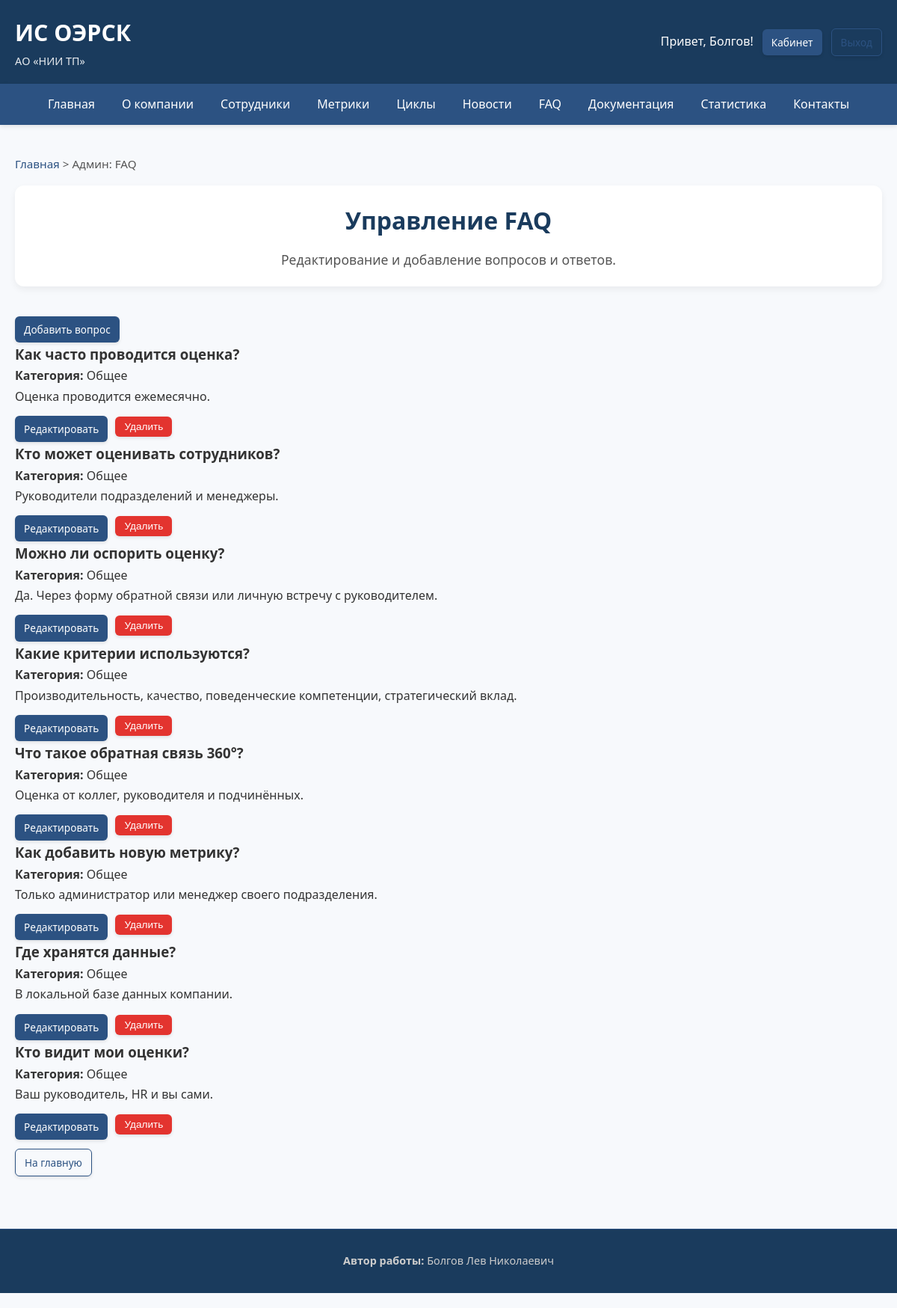
/admin/faq (signed in), run on the app's committed database.
### app/models.py (models this page shows)
class Employee(db.Model, UserMixin):
    __tablename__ = 'employees'
    id = db.Column(db.Integer, primary_key=True)
    full_name = db.Column(db.String(150), nullable=False)
    email = db.Column(db.String(120), unique=True, nullable=False)
    password_hash = db.Column(db.String(255), nullable=False)
    role_id = db.Column(db.Integer, db.ForeignKey('roles.id'), nullable=False)
    department_id = db.Column(db.Integer, db.ForeignKey('departments.id'), nullable=False)
    position_id = db.Column(db.Integer, db.ForeignKey('positions.id'), nullable=False)
    ip_address = db.Column(db.String(45))
    hire_date = db.Column(db.DateTime, default=datetime.utcnow)
    is_active = db.Column(db.Boolean, default=True)
    photo = db.Column(db.String(255), nullable=True)
    role = db.relationship('Role')
    department = db.relationship('Department')
    position = db.relationship('Position')
    metrics_received = db.relationship('EmployeeMetric', foreign_keys='EmployeeMetric.employee_id', backref='employee')
    received_feedback = db.relationship('Feedback', foreign_keys='Feedback.employee_id', backref='employee')
    sender_feedbacks = db.relationship('Feedback', foreign_keys='Feedback.sender_id', backref='sender')
    faqs_created = db.relationship('FAQ', backref='author')
    news_created = db.relationship('News', backref='author')

class FAQ(db.Model):
    __tablename__ = 'faqs'
    id = db.Column(db.Integer, primary_key=True)
    question = db.Column(db.Text, nullable=False)
    answer = db.Column(db.Text, nullable=False)
    category = db.Column(db.String(50), default='Общее')
    is_published = db.Column(db.Boolean, default=True)
    created_at = db.Column(db.DateTime, default=datetime.utcnow)
    updated_at = db.Column(db.DateTime, default=datetime.utcnow, onupdate=datetime.utcnow)
    author_id = db.Column(db.Integer, db.ForeignKey('employees.id'))

### app/views.py (the view)
    def decorated_function(*args, **kwargs):
        if not current_user.is_authenticated:
            abort(403)
        if current_user.role.name not in ['admin', 'manager']:
            abort(403)
        return f(*args, **kwargs)

### app/views.py (called while the page is built)
def render_with_breadcrumbs(template, breadcrumbs, **context):
    return render_template(template, breadcrumbs=breadcrumbs, **context)

def admin_or_manager_required(f):
    def decorated_function(*args, **kwargs):
        if not current_user.is_authenticated:
            abort(403)
        if current_user.role.name not in ['admin', 'manager']:
            abort(403)
        return f(*args, **kwargs)
    decorated_function.__name__ = f.__name__
    return decorated_function

@views.route('/admin/faq')
@login_required
@admin_or_manager_required
def admin_faq():
    faqs = FAQ.query.order_by(FAQ.category, FAQ.id).all()
    breadcrumbs = [("Главная", url_for('views.index')), ("Админ: FAQ", url_for('views.admin_faq'))]
    return render_with_breadcrumbs('admin_faq.html', breadcrumbs, faqs=faqs)

### app/templates/admin_faq.html (shortened to what this page needs)
{% extends "base.html" %}
{% block content %}
<div class="page-header">
    <h1>Управление FAQ</h1>
    <p class="lead">Редактирование и добавление вопросов и ответов.</p>
</div>
<div class="action-buttons">
    <a href="{{ url_for('views.add_faq') }}" class="btn">Добавить вопрос</a>
</div>
{% for faq in faqs %}
<div class="admin-item">
    <h3>{{ faq.question }}</h3>
    <p><strong>Категория:</strong> {{ faq.category }}</p>
    <p>{{ faq.answer[:100] }}{% if faq.answer|length > 100 %}...{% endif %}</p>
    <div class="action-buttons">
        <a href="{{ url_for('views.edit_faq', faq_id=faq.id) }}" class="btn btn-small">Редактировать</a>
        <form action="{{ url_for('views.delete_faq', faq_id=faq.id) }}" method="POST" style="display: inline;">
            <button type="submit" class="btn btn-small btn-danger confirm-delete">Удалить</button>
        </form>
    </div>
</div>
{% endfor %}
<div class="action-buttons">
    <a href="{{ url_for('views.index') }}" class="btn btn-outline">На главную</a>
</div>
{% endblock %}

### app/templates/base.html (shortened to what this page needs)
<!DOCTYPE html>
<html lang="ru">
<head>
    <link rel="stylesheet" href="{{ url_for('static', filename='styles.css') }}">
    <link href="https://cdnjs.cloudflare.com/ajax/libs/font-awesome/6.0.0/css/all.min.css" rel="stylesheet">
</head>
<body>
    <header class="header" role="banner">
        <div class="logo">
            <h1><a href="{{ url_for('views.index') }}">ИС ОЭРСК</a></h1>
            <p>АО «НИИ ТП»</p>
        </div>
        <div class="auth-bar">
            {% if current_user.is_authenticated %}
                <span>Привет, {{ current_user.full_name.split()[0] }}!</span>
                <a href="{{ url_for('views.dashboard') }}" class="btn btn-small">Кабинет</a>
                <a href="{{ url_for('auth.logout') }}" class="btn btn-small btn-outline">Выход</a>
            {% else %}
                <a href="{{ url_for('auth.login') }}" class="btn btn-small">Вход</a>
            {% endif %}
        </div>
    </header>
    <nav class="main-menu" role="navigation">
        <ul>
            <li><a href="{{ url_for('views.index') }}">Главная</a></li>
            <li><a href="{{ url_for('views.about') }}">О компании</a></li>
            <li><a href="{{ url_for('views.employees') }}">Сотрудники</a></li>
            <li><a href="{{ url_for('views.metrics') }}">Метрики</a></li>
            <li><a href="{{ url_for('views.cycles') }}">Циклы</a></li>
            <li><a href="{{ url_for('views.news_list') }}">Новости</a></li>
            <li><a href="{{ url_for('views.faq') }}">FAQ</a></li>
            <li><a href="{{ url_for('views.documentation') }}">Документация</a></li>
            <li><a href="{{ url_for('views.stats') }}">Статистика</a></li>
            <li><a href="{{ url_for('views.contact') }}">Контакты</a></li>
        </ul>
    </nav>
    <div class="container">
        {% if breadcrumbs %}
        <div class="breadcrumbs" aria-label="Хлебные крошки">
            {% for crumb in breadcrumbs %}
                {% if not loop.last %}
                    <a href="{{ crumb[1] }}">{{ crumb[0] }}</a> >
                {% else %}
                    <span>{{ crumb[0] }}</span>
                {% endif %}
            {% endfor %}
        </div>
        {% endif %}
        <main>
            {% block content %}{% endblock %}
        </main>
    </div>
    <footer class="footer" role="contentinfo">
        <div class="footer-content">
            <div>
                <strong>Автор работы:</strong> Болгов Лев Николаевич
            </div>
        </div>
    </footer>
</body>
</html>

### app/static/styles.css (style rules this page uses)
* { margin: 0; padding: 0; box-sizing: border-box; }
body { font-family: 'Segoe UI', Tahoma, Geneva, Verdana, sans-serif; line-height: 1.7; color: #333; background-color: #f7f9fc; padding-bottom: 20px; }
.container { max-width: 1200px; margin: 0 auto; padding: 20px; }
.header { background: #1a3b5d; color: white; padding: 18px 20px; display: flex; justify-content: space-between; align-items: center; flex-wrap: wrap; box-shadow: 0 2px 8px rgba(0, 0, 0, 0.1); }
.header .logo h1 { margin: 0; font-size: 1.9em; font-weight: 600; }
.header .logo p { margin: 0; font-size: 0.9em; opacity: 0.9; }
.header .logo a { color: white; text-decoration: none; }
.auth-bar { display: flex; gap: 12px; align-items: center; }
.main-menu { background: #2c5282; color: white; box-shadow: 0 2px 6px rgba(0, 0, 0, 0.1); }
.main-menu ul { list-style: none; display: flex; flex-wrap: wrap; justify-content: center; margin: 0; }
.main-menu ul li a { display: block; padding: 14px 18px; color: white; text-decoration: none; transition: background 0.3s ease, transform 0.1s; font-weight: 500; }
.breadcrumbs { margin: 20px 0 15px; font-size: 0.95em; color: #555; }
.breadcrumbs a { color: #2c5282; text-decoration: none; }
.btn { display: inline-block; padding: 10px 18px; background: #2c5282; color: white; border: none; border-radius: 6px; text-decoration: none; font-size: 0.95em; font-weight: 500; cursor: pointer; transition: all 0.3s ease; box-shadow: 0 2px 4px rgba(0, 0, 0, 0.1); }
.btn-outline { background: transparent; border: 1px solid #2c5282; color: #2c5282; }
.btn-danger { background: #e3342f; }
.btn-small { padding: 6px 12px; font-size: 0.85em; }
.footer { background: #1a3b5d; color: #ccc; padding: 30px 20px; text-align: center; font-size: 0.9em; margin-top: 50px; border-top: 1px solid #2c5282; }
.footer-content { max-width: 1200px; margin: 0 auto; display: flex; justify-content: center; flex-wrap: wrap; gap: 15px; }
.action-buttons { display: flex; gap: 10px; margin-top: 12px; }
.action-buttons .btn { padding: 6px 12px; font-size: 0.85em; }
.page-header { text-align: center; margin-bottom: 40px; padding: 20px; background: white; border-radius: 12px; box-shadow: 0 4px 10px rgba(0, 0, 0, 0.06); }
.page-header h1 { color: #1a3b5d; font-size: 2em; margin-bottom: 10px; }
.page-header .lead { color: #555; font-size: 1.1em; }

### data on the page
Employee: full_name "Болгов"
FAQ: question "Как часто проводится оценка?", category "Общее", answer "Оценка проводится ежемесячно."
FAQ: question "Кто может оценивать сотрудников?", category "Общее", answer "Руководители подразделений и менеджеры."
FAQ: question "Можно ли оспорить оценку?", category "Общее", answer "Да. Через форму обратной связи или личную встречу с руководителем."
FAQ: question "Какие критерии используются?", category "Общее", answer "Производительность, качество, поведенческие компетенции, стратегический вклад."
FAQ: question "Что такое обратная связь 360°?", category "Общее", answer "Оценка от коллег, руководителя и подчинённых."
FAQ: question "Как добавить новую метрику?", category "Общее", answer "Только администратор или менеджер своего подразделения."
FAQ: question "Где хранятся данные?", category "Общее", answer "В локальной базе данных компании."
FAQ: question "Кто видит мои оценки?", category "Общее", answer "Ваш руководитель, HR и вы сами."

### other printed values
{{ crumb[0] }} "Главная"
{{ crumb[0] }} "Админ: FAQ"
